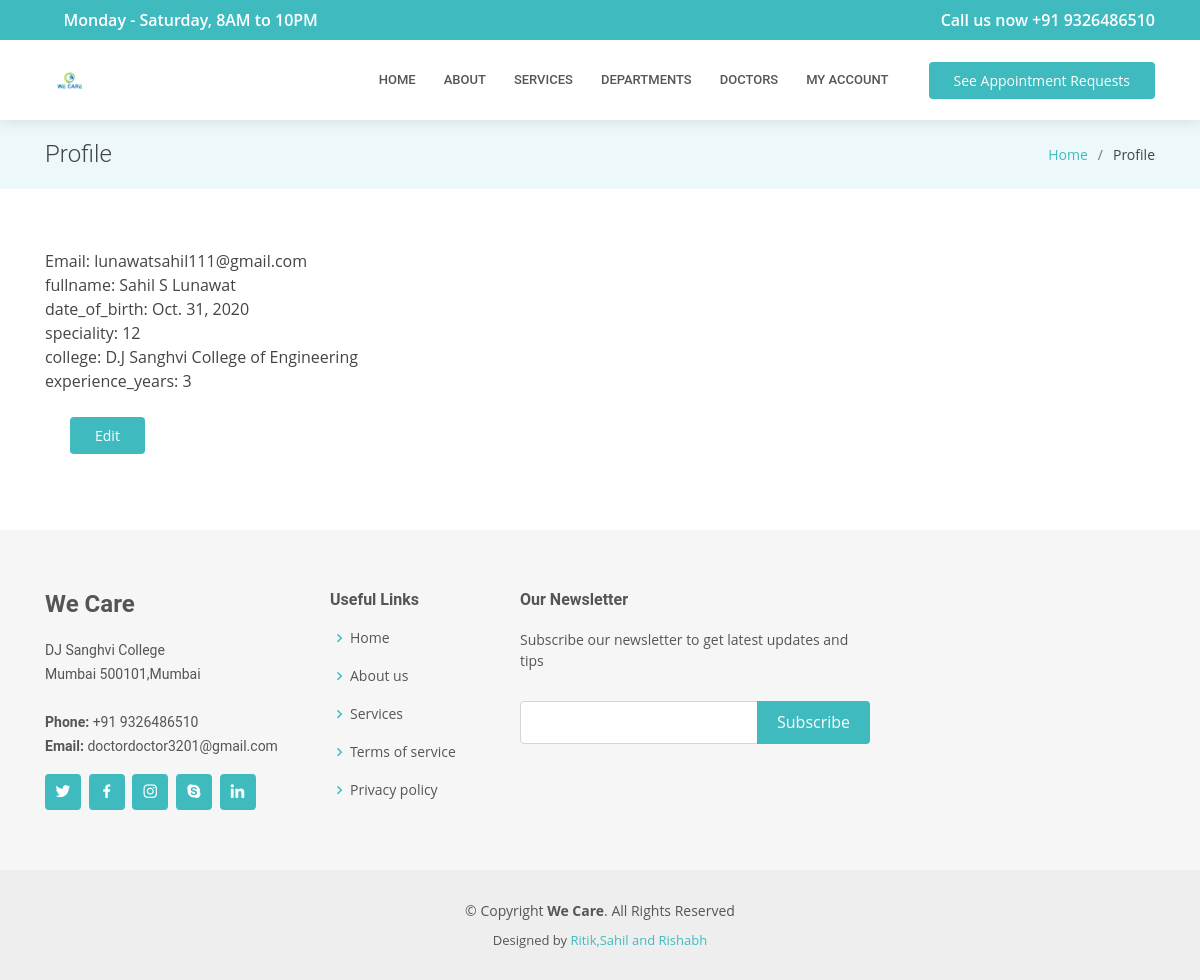
/accounts/profile/ (signed in), run on an earlier commit of the app's database.
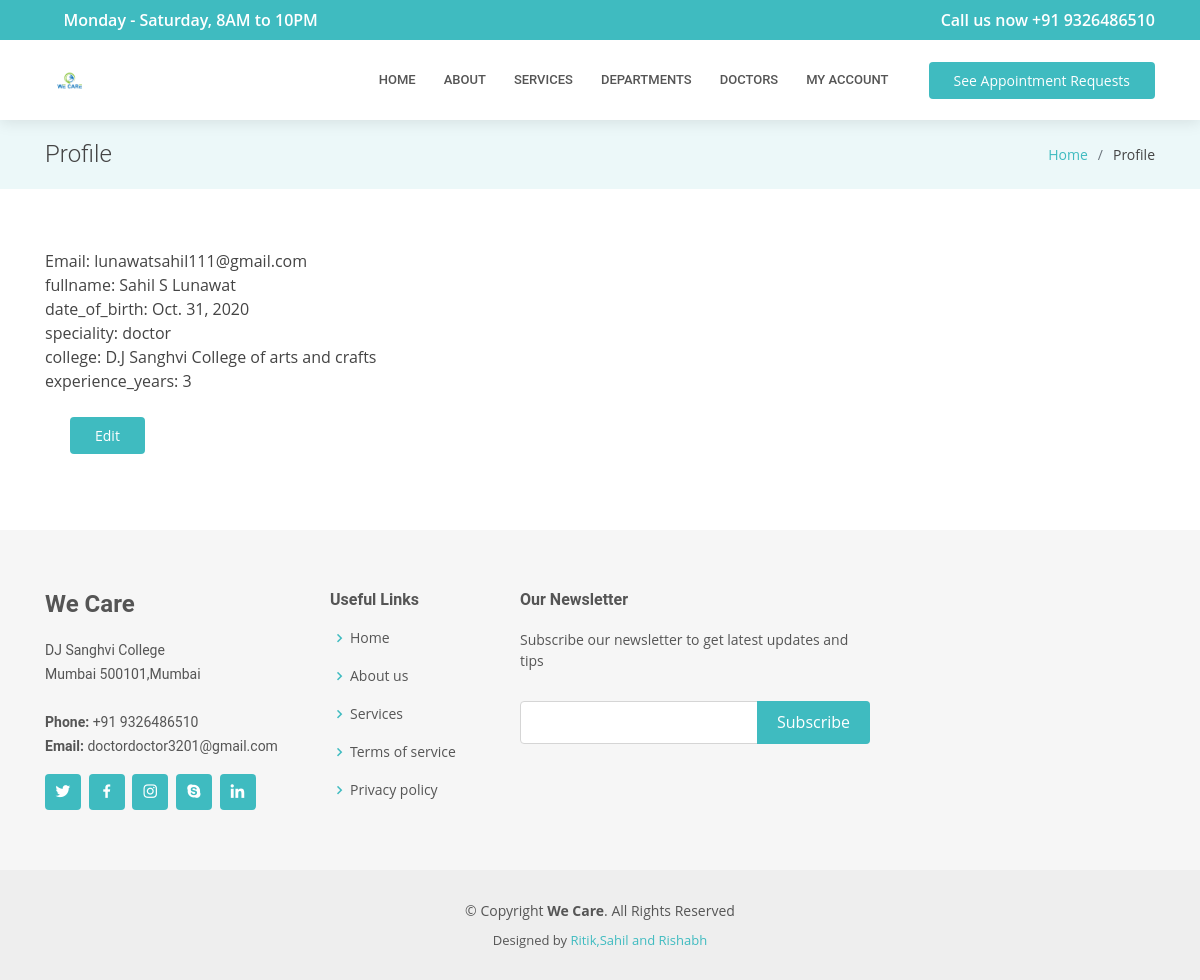
And on a later commit of the database.
### accounts/models.py (models this page shows, shortened)
class CustomUser(AbstractUser):
    id              = models.AutoField(primary_key=True)
    username        = models.CharField(max_length=30,null=True,blank=True)
    fullname        = models.CharField(blank=True, null=True, max_length=255)##
    is_doctor       = models.BooleanField(default=False, blank=True, null=True)
    password        = models.CharField(max_length=255)
    email           = models.EmailField(max_length=254, unique=True)
    date_of_birth   = models.DateField(blank=True, editable=True,null=True)
    date_created    = models.DateField(auto_now=True, editable=False)
    is_active       = models.BooleanField(default=True)
    is_admin        = models.BooleanField(default=False)
    USERNAME_FIELD  = 'email'
    REQUIRED_FIELDS = []
    objects = CustomUserManager()

class Doctor(CustomUser):
    speciality          = models.CharField(blank=True, null=True, max_length=512)
    college             = models.CharField(blank=True, null=True, max_length=60)
    experience_years    = models.IntegerField(blank=True,null=True)
    class Meta:
        verbose_name = 'User: Doctor'

### accounts/views.py (the view)
# urls.py: url(r'^accounts/profile/$',views.profile,name='profile'),
def profile(request):
    context = {}
    if request.user.is_authenticated:
        queryset = get_user_type(request.user).objects.filter(customuser_ptr_id=request.user.id)
        context['fields'] = queryset.get()
        return render(request, 'accounts/profile.html',context)
    else:
        return HttpResponseRedirect(reverse('accounts:login'))

### accounts/templatetags/profile_tags.py (called while the page is built)
@register.filter(name='has_group')
def has_group(user, group_name):
    return user.groups.filter(name=group_name).exists()

### accounts/views.py (called while the page is built)
def get_user_type(user):
    if user.is_doctor == True:
        return Doctor
    else:
        return Patient

### accounts/templates/accounts/profile.html (shortened to what this page needs)
{% extends "DoctorDoctor/base.html" %}
{% load profile_tags %}
{% block title_page %}Profile{% endblock %}
{% block title_in_li %}Profile{% endblock %}
{% block inner_page %}
Email: {{user.email}}
{% if fields.fullname%}<br>fullname: {{fields.fullname}}{% endif%}
{% if fields.date_of_birth%}<br>date_of_birth: {{fields.date_of_birth}}{% endif%}
{% if fields.speciality %}<br>speciality: {{fields.speciality}}{% endif %}
{% if fields.college %}<br>college: {{fields.college}}{% endif %}
{% if fields.experience_years %}<br>experience_years: {{fields.experience_years}}{% endif %}
<br><br>
{% if request.user|has_group:"Doctors" %}
<a href="{% url 'accounts:doctor_user_update' %}" class="appointment-btn">Edit</a>
{% else %}
<a href="{% url 'accounts:user_update' %}" class="appointment-btn">Edit</a>
{% endif %}
{% endblock %}

What changed in the data, as far as the page shows it:
changed Doctor: speciality "12" → "doctor"; college "D.J Sanghvi College of Engineering" → "D.J Sanghvi College of arts and crafts"
